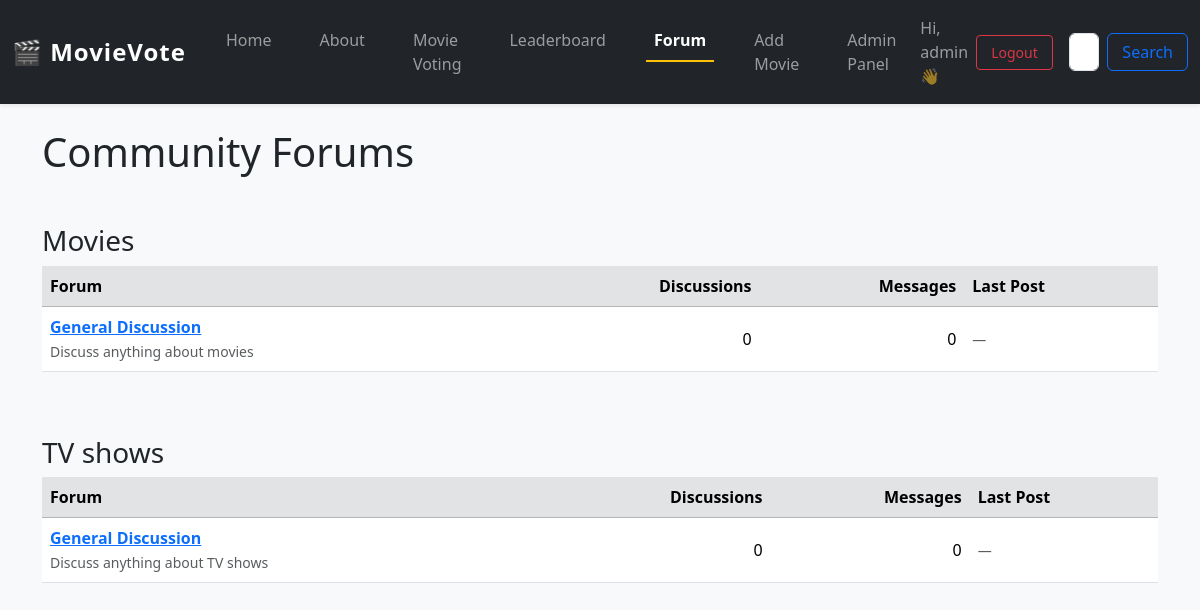
The page /forum/ (signed in) on the database its author committed.
### forum/models.py (models this page shows, shortened)
class Category(models.Model):
    name        = models.CharField(max_length=60, unique=True)
    description = models.CharField(max_length=255, blank=True)
    position    = models.PositiveSmallIntegerField(default=0)
    class Meta:
        ordering = ("position",)

class Forum(models.Model):
    category    = models.ForeignKey(Category, related_name="forums",
                                    on_delete=models.CASCADE)
    name        = models.CharField(max_length=80)
    slug        = models.SlugField(max_length=90, unique=True, blank=True)
    blurb       = models.CharField(max_length=255, blank=True)
    position    = models.PositiveSmallIntegerField(default=0)
    topic_count = models.PositiveIntegerField(default=0)
    post_count  = models.PositiveIntegerField(default=0)
    last_post = models.ForeignKey(
        "Post", null=True, blank=True,
        on_delete=models.SET_NULL,
        related_name="+"
    )
    class Meta:
        ordering = ("position",)

### forum/views.py (the view)
# urls.py: path("",                     views.index,          name="index"),
def index(request):
    cats = Category.objects.prefetch_related("forums")
    return render(request, "forum/index.html", {"cats": cats})

### templates/forum/index.html (shortened to what this page needs)
{% extends "movies/base.html" %}
{% load humanize %}
{% block content %}
<h1 class="mb-4">Community Forums</h1>
{% for cat in cats %}
  <h3 class="mt-5">{{ cat.name }}</h3>
  <div class="table-responsive">
    <table class="table table-hover align-middle">
      <thead class="table-secondary">
        <tr>
          <th>Forum</th>
          <th class="text-end">Discussions</th>
          <th class="text-end">Messages</th>
          <th>Last Post</th>
        </tr>
      </thead>
      <tbody>
      {% for f in cat.forums.all %}
        <tr>
          <td>
            <a href="{% url 'forum:board' f.slug %}">
              <strong>{{ f.name }}</strong>
            </a><br>
            <small class="text-muted">{{ f.blurb }}</small>
          </td>
          <td class="text-end">{{ f.topic_count|intcomma }}</td>
          <td class="text-end">{{ f.post_count|intcomma }}</td>
          <td>
            {% if f.last_post %}
              <a href="{% url 'forum:topic' f.slug f.last_post.topic.pk f.last_post.topic.slug %}">
                {{ f.last_post.topic.title|truncatechars:32 }}
              </a><br>
              <small class="text-muted">
                {{ f.last_post.author }} • {{ f.last_post.created_at|naturaltime }}
              </small>
            {% else %}
              <small class="text-muted">—</small>
            {% endif %}
          </td>
        </tr>
      {% endfor %}
      </tbody>
    </table>
  </div>
{% endfor %}
{% endblock %}

### movies/templates/movies/base.html (shortened to what this page needs)
{% load static %}
<!DOCTYPE html>
<html lang="en">
<head>
    <link href="https://cdn.jsdelivr.net/npm/bootstrap@5.3.3/dist/css/bootstrap.min.css" rel="stylesheet">
    <link rel="stylesheet" href="{% static 'css/movies.css' %}">
    <link href="https://cdn.jsdelivr.net/npm/bootstrap-icons@1.10.5/font/bootstrap-icons.css" rel="stylesheet">
</head>
<body>
<nav class="navbar navbar-expand-lg navbar-dark bg-dark shadow-sm sticky-top">
  <div class="container-fluid">
    <a class="navbar-brand fw-bold fs-4" href="{% url 'movies:index' %}">
      🎬 MovieVote
    </a>
    <div class="collapse navbar-collapse" id="mainNavbar">
      <ul class="navbar-nav me-auto mb-2 mb-lg-0">
      <li class="nav-item">
        <a class="nav-link {% if request.resolver_match.url_name == 'home' %}active{% endif %}"
        href="{% url 'movies:home' %}">
        Home
        </a>
      </li>
      <li class="nav-item">
          <a class="nav-link {% if request.path == '/about/' %}active{% endif %}" href="{% url 'movies:about' %}">
            About
          </a>
      </li>
      <li class="nav-item">
        <a class="nav-link {% if request.resolver_match.namespace == 'movies' and request.resolver_match.url_name == 'index' %}active{% endif %}"
            href="{% url 'movies:index' %}"> Movie Voting
        </a>
      </li>
      <li class="nav-item">
          <a class="nav-link {% if request.resolver_match.url_name == 'leaderboard' %}active{% endif %}"
             href="{% url 'movies:leaderboard' %}">
            Leaderboard
          </a>
      </li>
      <li class="nav-item">
          <a class="nav-link {% if request.resolver_match.namespace == 'forum' %}active{% endif %}" href="{% url 'forum:index' %}">
            Forum
          </a>
      </li>
        {% if user.is_authenticated and user.is_staff %}
            <li class="nav-item">
              <a class="nav-link {% if request.path == '/search/' %}active{% endif %}" href="{% url 'movies:search_movie' %}">
                Add Movie
              </a>
            </li>
        {% endif %}
      {% if user.is_authenticated and user.is_staff %}
        <li class="nav-item">
          <a class="nav-link" href="/admin/">Admin Panel</a>
        </li>
      {% endif %}
      </ul>
      <div class="d-flex align-items-center gap-2">
        {% if user.is_authenticated %}
          <span class="navbar-text">Hi, {{ user.username }} 👋</span>
          <a class="btn btn-outline-danger btn-sm" href="{% url 'movies:logout' %}">Logout</a>
        {% else %}
          <a class="btn btn-outline-primary btn-sm" href="{% url 'movies:login' %}">Login</a>
          <a class="btn btn-outline-success btn-sm" href="{% url 'movies:register' %}">Register</a>
        {% endif %}
        <form class="d-flex ms-2" method="post" action="{% url 'movies:quick_lookup' %}">
          <input class="form-control me-2" type="search" name="title" placeholder="Search TMDB" aria-label="Search">
          <button class="btn btn-outline-primary" type="submit">Search</button>
        </form>
      </div>
    </div>
  </div>
</nav>
<div class="container mt-4">
  {% block content %}{% endblock %}
</div>
</body>
</html>

### movies/static/css/movies.css (style rules this page uses)
body { background-color: #f8f9fa; }
.navbar-nav .nav-link { margin-left: 1rem; margin-right: 1rem; font-weight: 500; transition: color 0.3s ease; }
.navbar-nav .nav-link.active { font-weight: bold; color: #fff; border-bottom: 2px solid #ffc107; }
.navbar { font-size: 1rem; }
.navbar .nav-link { font-weight: 500; padding-left: 1rem; padding-right: 1rem; transition: color 0.3s ease; }
.navbar-brand { font-family: 'Segoe UI', sans-serif; letter-spacing: 1px; }
.navbar .btn { padding: 6px 14px; font-weight: 500; }
.navbar-nav .nav-item { margin-bottom: 0 !important; }

### rows shown on the page
Category: name "Movies"
Forum: name "General Discussion", blurb "Discuss anything about movies", topic_count "0", post_count "0"
Category: name "TV shows"
Forum: name "General Discussion", blurb "Discuss anything about TV shows", topic_count "0", post_count "0"

### other values the page prints
{{ user.username }} "admin"
